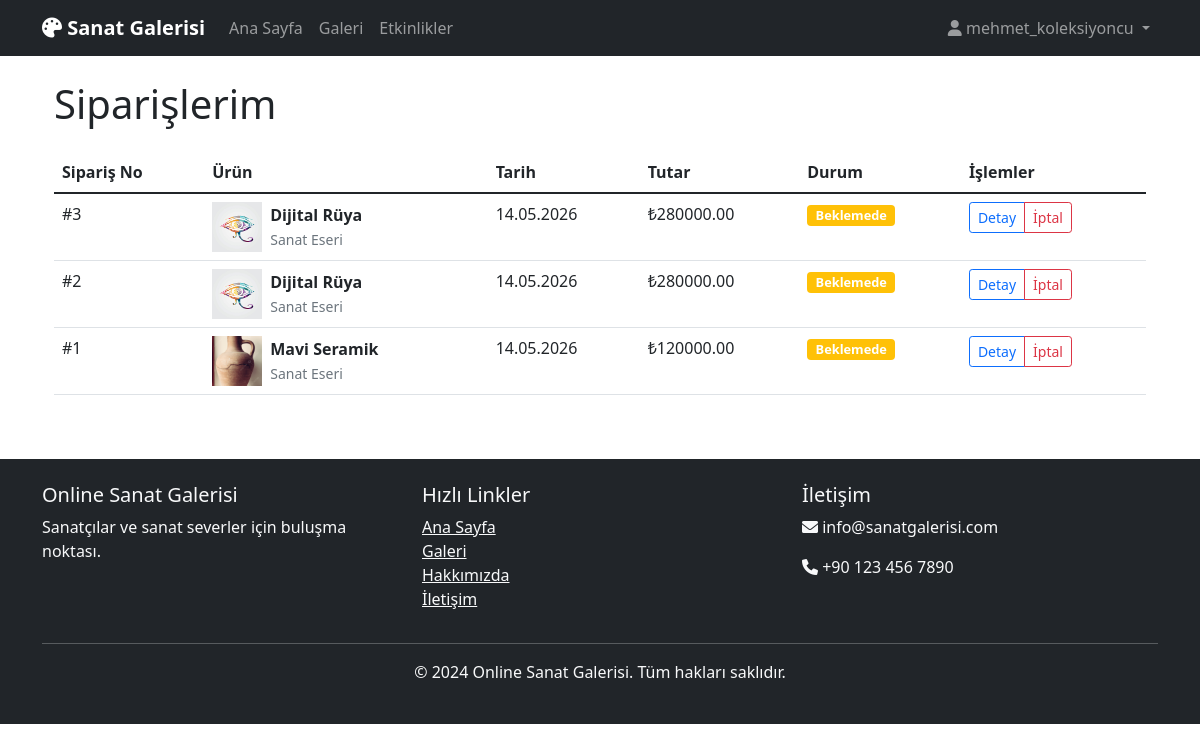
/my_orders (signed in), run on the app's committed database.
### backend/app.py (models this page shows, shortened)
class User(UserMixin, db.Model):
    __tablename__ = 'users'
    id = db.Column(db.Integer, primary_key=True)
    username = db.Column(db.String(80), unique=True, nullable=False)
    email = db.Column(db.String(120), unique=True, nullable=False)
    password_hash = db.Column(db.String(255), nullable=False)
    user_type = db.Column(db.String(20), default='collector')  # artist, collector, admin
    profile_image = db.Column(db.String(255))
    bio = db.Column(db.Text)
    created_at = db.Column(db.DateTime, default=datetime.utcnow)
    updated_at = db.Column(db.DateTime, default=datetime.utcnow, onupdate=datetime.utcnow)
    artworks = db.relationship('Artwork', backref='artist', lazy=True)
    orders = db.relationship('Order', backref='user', lazy=True)

class Order(db.Model):
    __tablename__ = 'orders'
    id = db.Column(db.Integer, primary_key=True)
    user_id = db.Column(db.Integer, db.ForeignKey('users.id'), nullable=False)
    artwork_id = db.Column(db.Integer, db.ForeignKey('artworks.id'), nullable=True)
    total_price = db.Column(db.Integer, nullable=False)
    status = db.Column(db.String(20), default='pending')  # pending, completed, cancelled
    approved = db.Column(db.Boolean, default=False)
    created_at = db.Column(db.DateTime, default=datetime.utcnow)

class Artwork(db.Model):
    __tablename__ = 'artworks'
    id = db.Column(db.Integer, primary_key=True)
    title = db.Column(db.String(200), nullable=False)
    description = db.Column(db.Text)
    price = db.Column(db.Integer, nullable=False)
    image_url = db.Column(db.String(255), nullable=False)
    artist_id = db.Column(db.Integer, db.ForeignKey('users.id'), nullable=False)
    category_id = db.Column(db.Integer, db.ForeignKey('categories.id'), nullable=False)
    tags = db.Column(db.String(500))
    status = db.Column(db.String(20), default='active')  # active, sold, pending
    created_at = db.Column(db.DateTime, default=datetime.utcnow)
    updated_at = db.Column(db.DateTime, default=datetime.utcnow, onupdate=datetime.utcnow)
    orders = db.relationship('Order', backref='artwork', lazy=True)

### backend/app.py (the view)
@app.route('/my_orders')
@login_required
def my_orders():
    orders = Order.query.filter_by(user_id=current_user.id).order_by(Order.created_at.desc()).all()
    return render_template('my_orders.html', orders=orders)

### backend/app.py (called while the page is built)
@login_manager.user_loader
def load_user(user_id):
    return User.query.get(int(user_id))

### frontend/templates/my_orders.html (shortened to what this page needs)
{% extends "base.html" %}
{% block content %}
<div class="container mt-4">
    <div class="row">
        <div class="col-12">
            <h1 class="mb-4">Siparişlerim</h1>
            {% if orders %}
            <div class="table-responsive">
                <table class="table table-hover">
                    <thead>
                        <tr>
                            <th>Sipariş No</th>
                            <th>Ürün</th>
                            <th>Tarih</th>
                            <th>Tutar</th>
                            <th>Durum</th>
                            <th>İşlemler</th>
                        </tr>
                    </thead>
                    <tbody>
                        {% for order in orders %}
                        <tr>
                            <td>#{{ order.id }}</td>
                            <td>
                                {% if order.artwork %}
                                <div class="d-flex align-items-center">
                                    {% if order.artwork.image_url %}
                                    <img src="{{ url_for('static', filename='images/artworks/' + order.artwork.image_url) }}"
                                         class="me-2" style="width: 50px; height: 50px; object-fit: cover;"
                                         alt="{{ order.artwork.title }}">
                                    {% endif %}
                                    <div>
                                        <strong>{{ order.artwork.title }}</strong><br>
                                        <small class="text-muted">Sanat Eseri</small>
                                    </div>
                                </div>
                                {% else %}
                                <span class="text-muted">Etkinlik/Atölye</span>
                                {% endif %}
                            </td>
                            <td>{{ order.created_at.strftime('%d.%m.%Y') }}</td>
                            <td>₺{{ "%.2f"|format(order.total_price) }}</td>
                            <td>
                                {% if order.status == 'pending' %}
                                <span class="badge bg-warning">Beklemede</span>
                                {% elif order.status == 'completed' %}
                                <span class="badge bg-success">Tamamlandı</span>
                                {% elif order.status == 'cancelled' %}
                                <span class="badge bg-danger">İptal Edildi</span>
                                {% endif %}
                            </td>
                            <td>
                                <div class="btn-group">
                                    {% if order.artwork %}
                                    <a href="{{ url_for('artwork_detail', id=order.artwork.id) }}"
                                       class="btn btn-sm btn-outline-primary">Detay</a>
                                    {% endif %}
                                    {% if order.status == 'pending' %}
                                    <button class="btn btn-sm btn-outline-danger"
                                            onclick="confirmOrderCancel({{ order.id }})">İptal</button>
                                    {% endif %}
                                </div>
                            </td>
                        </tr>
                        {% endfor %}
                    </tbody>
                </table>
            </div>
            {% endif %}
        </div>
    </div>
</div>
{% endblock %}

### frontend/templates/base.html (shortened to what this page needs)
<!DOCTYPE html>
<html lang="tr">
<head>
    <link href="https://cdn.jsdelivr.net/npm/bootstrap@5.1.3/dist/css/bootstrap.min.css" rel="stylesheet">
    <link href="https://cdnjs.cloudflare.com/ajax/libs/font-awesome/6.0.0/css/all.min.css" rel="stylesheet">
    <link href="{{ url_for('static', filename='css/style.css') }}" rel="stylesheet">
</head>
<body>
    <nav class="navbar navbar-expand-lg navbar-dark bg-dark">
        <div class="container">
            <a class="navbar-brand" href="{{ url_for('index') }}">
                <i class="fas fa-palette"></i> Sanat Galerisi
            </a>
            <div class="collapse navbar-collapse" id="navbarNav">
                <ul class="navbar-nav me-auto">
                    <li class="nav-item">
                        <a class="nav-link" href="{{ url_for('index') }}">Ana Sayfa</a>
                    </li>
                    <li class="nav-item">
                        <a class="nav-link" href="{{ url_for('gallery') }}">Galeri</a>
                    </li>
                    <li class="nav-item">
                        <a class="nav-link" href="{{ url_for('events') }}">Etkinlikler</a>
                    </li>
                </ul>
                <ul class="navbar-nav">
                    {% if current_user.is_authenticated %}
                        <li class="nav-item dropdown">
                            <a class="nav-link dropdown-toggle" href="#" id="navbarDropdown" role="button" data-bs-toggle="dropdown">
                                <i class="fas fa-user"></i> {{ current_user.username }}
                            </a>
                        </li>
                    {% endif %}
                </ul>
            </div>
        </div>
    </nav>
    <main class="container mt-4">
        {% block content %}{% endblock %}
    </main>
    <footer class="bg-dark text-light mt-5 py-4">
        <div class="container">
            <div class="row">
                <div class="col-md-4">
                    <h5>Online Sanat Galerisi</h5>
                    <p>Sanatçılar ve sanat severler için buluşma noktası.</p>
                </div>
                <div class="col-md-4">
                    <h5>Hızlı Linkler</h5>
                    <ul class="list-unstyled">
                        <li><a href="{{ url_for('index') }}" class="text-light">Ana Sayfa</a></li>
                        <li><a href="{{ url_for('gallery') }}" class="text-light">Galeri</a></li>
                        <li><a href="#" class="text-light">Hakkımızda</a></li>
                        <li><a href="#" class="text-light">İletişim</a></li>
                    </ul>
                </div>
                <div class="col-md-4">
                    <h5>İletişim</h5>
                    <p><i class="fas fa-envelope"></i> info@sanatgalerisi.com</p>
                    <p><i class="fas fa-phone"></i> +90 123 456 7890</p>
                </div>
            </div>
            <hr class="bg-light">
            <div class="text-center">
                <p>&copy; 2024 Online Sanat Galerisi. Tüm hakları saklıdır.</p>
            </div>
        </div>
    </footer>
</body>
</html>

### frontend/static/css/style.css (style rules this page uses)
.navbar-brand { font-weight: bold; }
.badge { font-size: 0.8em; }
.table th { border-top: none; font-weight: 600; }
.navbar-dark .navbar-nav .nav-link { transition: color 0.3s ease; }
footer { margin-top: auto; }
html { scroll-behavior: smooth; }

### data on the page
User: username "mehmet_koleksiyoncu"
Order: id "3", image_url (picture), artwork "Dijital Rüya", created_at "14.05.2026", total_price "280000.00", status "Beklemede"
Order: id "2", image_url (picture), artwork "Dijital Rüya", created_at "14.05.2026", total_price "280000.00", status "Beklemede"
Order: id "1", image_url (picture), artwork "Mavi Seramik", created_at "14.05.2026", total_price "120000.00", status "Beklemede"
